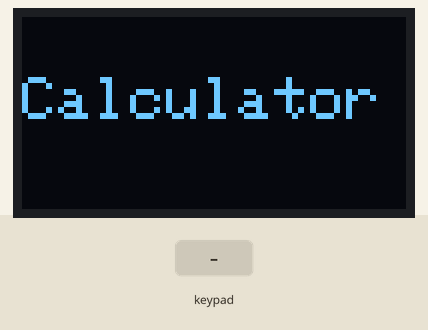
Recording of a sketch running on a simulated ESP32. Parts: 128×64 one-colour display. The test bench sets the inputs (shaded band). What the sketch prints to the serial monitor is not drawn.

Above: at 3.4 s.
3.5 s: keypad keys 1 1 0 9 1 1 * pressed 0.4 s apart
At 6.8 s:
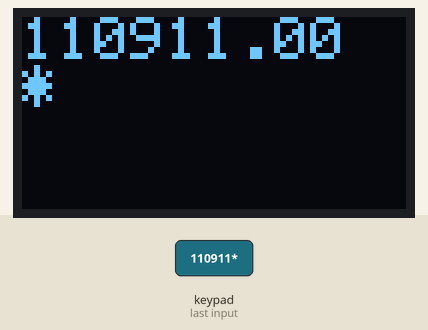
7.8 s: key '/' pressed
At 8.1 s:
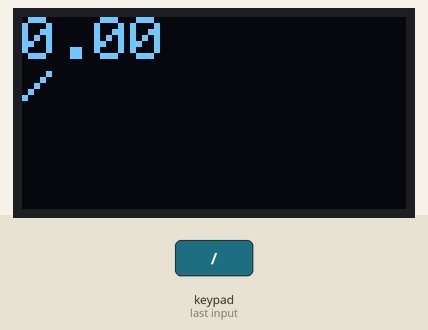
9.3 s: keypad keys 7 + 5 = pressed 0.4 s apart
At 11.3 s:
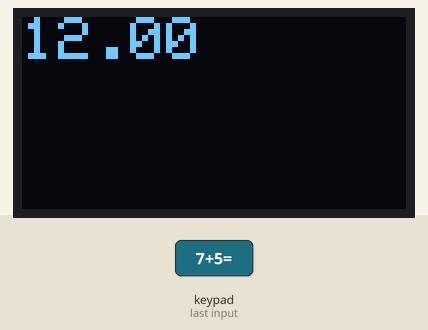
12.4 s: key '2' pressed
At 13.0 s:
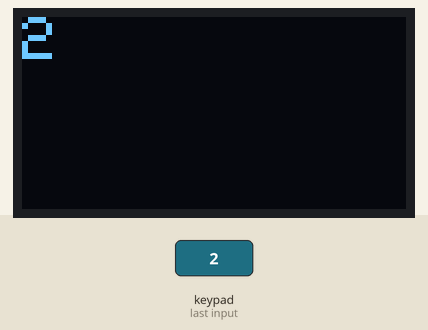
13.9 s: key 'C' pressed
At 15.0 s:
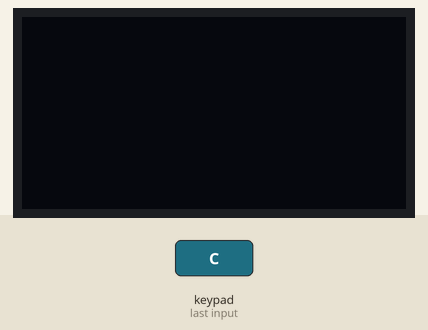
Timing chart, 0 to 16.4 s (numbered marks = the images above; inputs shaded):
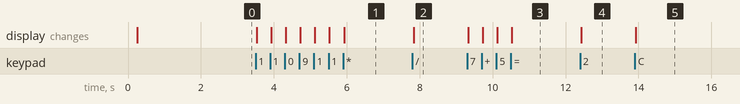

The sketch:

Calculator4x4_keypad.ino
```cpp
#include <Keypad.h>
#include <SPI.h>
#include <Wire.h>
#include <Adafruit_GFX.h>
#include <Adafruit_SSD1306.h>


#define I2C_SCL 2  // SCL
#define I2C_SDA 42  // SDA


#define SCREEN_WIDTH 128 // OLED display width, in pixels
#define SCREEN_HEIGHT 64 // OLED display height, in pixels
#define PWM_CHANNEL 0


Adafruit_SSD1306 display(SCREEN_WIDTH, SCREEN_HEIGHT, &Wire, -1);

#define ROW_NUM     4 // four rows
#define COLUMN_NUM  4 // four columns
char keys[ROW_NUM][COLUMN_NUM] = {
  {'1', '2', '3', '+'},
  {'4', '5', '6', '-'},
  {'7', '8', '9', '*'},
  {'C', '0', '=', '/'}
};
byte pin_rows[ROW_NUM] = {1, 10, 9, 11}; // Keypad row pins
byte pin_column[COLUMN_NUM] = {12, 14, 21, 34};  // Keypad column pins
Keypad keypad = Keypad( makeKeymap(keys), pin_column, pin_rows, COLUMN_NUM, ROW_NUM);

String input = "";  // Store user input
char operation;
float num1 = 0, num2 = 0;

void setup() {
  Serial.begin(115200);


  // Setting up custom I2C pins
  Wire.begin(I2C_SDA, I2C_SCL);

  if (!display.begin(SSD1306_SWITCHCAPVCC, 0x3C)) { // Address 0x3C for 128x64
    Serial.println(F("SSD1306 allocation failed"));
    for (;;);
  }
  delay(200);

  // Display Calculator on startup
  display.clearDisplay();
  display.setTextSize(2);
  display.setTextColor(WHITE);
  display.setCursor(0, 20);
  display.print("Calculator");
  display.display();
  delay(2000);
  display.clearDisplay();
}

void loop() {
  char key = keypad.getKey();

  if (key) {
    Serial.println(key);
    if (key >= '0' && key <= '9') {  // If the key is a number
      input += key;  // Append number to input string
      display.clearDisplay();
      display.setCursor(0, 0);
      display.print(input);  // Display the current input
      display.display();
    }
    else if (key == 'C') {  // Clear input
      input = "";
      num1 = num2 = 0;
      display.clearDisplay();
      display.display();
    }
    else if (key == '+' || key == '-' || key == '*' || key == '/') {
      operation = key;  // Store the operation
      num1 = input.toFloat();  // Convert current input to number
      input = "";  // Clear input for next number
      display.clearDisplay(); // Clear display to show operation clearly
      display.setCursor(0, 0);
      display.print(num1); // Display first number
      display.setCursor(0, 16); // Move to next line for operation
      display.print(operation);  // Display the operation
      display.display();
    }
    else if (key == '=') {
      num2 = input.toFloat();  // Get the second number
      float result = calculate(num1, num2, operation);  // Perform calculation
      display.clearDisplay();
      display.setCursor(0, 0);
      display.print(result);  // Display result
      display.display();
      input = "";  // Reset input for new calculations
    }
  }
}

float calculate(float n1, float n2, char op) {
  switch (op) {
    case '+': return n1 + n2;
    case '-': return n1 - n2;
    case '*': return n1 * n2;
    case '/': return n2 != 0 ? n1 / n2 : 0;  // Check for divide by zero
    default: return 0;
  }
}
```

Measured:
- after the input at 3.5 s, the display: first changes at once (image 1 shows a later state)
- after the input at 7.8 s, the display: changes at once (image 2)
- after the input at 9.3 s, the display: first changes at once (image 3 shows a later state)
- after the input at 12.4 s, the display: changes at once (image 4)
- after the input at 13.9 s, the display: changes at once (image 5)
